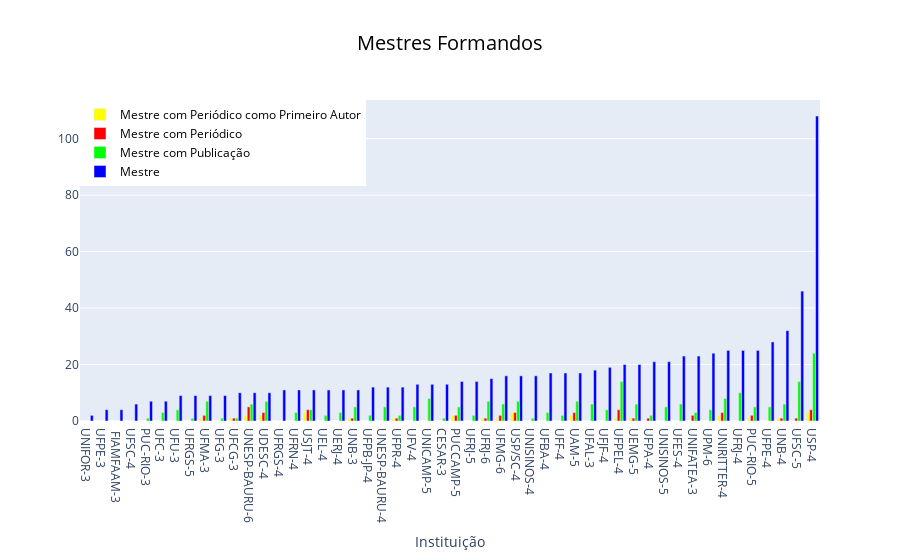

The notebook cell saved with this chart:
### Code cell
make_chart(mestres_formandos, 'Mestres Formandos')

### Figure 1 — Plotly figure (JSON) as saved in the notebook; plotly's stock layout.template omitted (floating-point values rounded to 4 significant figures)
{"data": [{"marker": {"color": "#FFFF00"}, "name": "Mestre com Periódico como Primeiro Autor", "type": "bar", "x": ["UNIFOR-3", "UFPE-3", " FIAMFAAM-3", "UFSC-4", "PUC-RIO-3", "UFC-3", "UFU-3", "UFRGS-5", "UFMA-3", "UFG-3", "UFCG-3", "UNESP-BAURU-6", "UDESC-4", "UFRGS-4", "UFRN-4", "USJT-4", "UEL-4", "UERJ-4", "UNB-3", "UFPB-JP-4", "UNESP-BAURU-4", "UFPR-4", "UFV-4", "UNICAMP-5", "CESAR-3", "PUCCAMP-5", "UFRJ-5", "UFRJ-6", "UFMG-6", "USP/SC-4", "UNISINOS-4", "UFBA-4", "UFF-4", "UAM-5", "UFAL-3", "UFJF-4", "UFPEL-4", "UEMG-5", "UFPA-4", "UNISINOS-5", "UFES-4", "UNIFATEA-3", "UPM-6", "UNIRITTER-4", "UFRJ-4", "PUC-RIO-5", "UFPE-4", "UNB-4", "UFSC-5", "USP-4"], "y": [0, 0, 0, 0, 0, 0, 0, 0, 1, 0, 1, 2, 2, 0, 0, 3, 0, 0, 1, 0, 0, 1, 0, 0, 0, 2, 0, 1, 1, 3, 0, 0, 0, 2, 0, 0, 1, 1, 0, 0, 0, 0, 0, 2, 0, 1, 0, 1, 0, 3]}, {"marker": {"color": "#FF0000"}, "name": "Mestre com Periódico", "type": "bar", "x": ["UNIFOR-3", "UFPE-3", " FIAMFAAM-3", "UFSC-4", "PUC-RIO-3", "UFC-3", "UFU-3", "UFRGS-5", "UFMA-3", "UFG-3", "UFCG-3", "UNESP-BAURU-6", "UDESC-4", "UFRGS-4", "UFRN-4", "USJT-4", "UEL-4", "UERJ-4", "UNB-3", "UFPB-JP-4", "UNESP-BAURU-4", "UFPR-4", "UFV-4", "UNICAMP-5", "CESAR-3", "PUCCAMP-5", "UFRJ-5", "UFRJ-6", "UFMG-6", "USP/SC-4", "UNISINOS-4", "UFBA-4", "UFF-4", "UAM-5", "UFAL-3", "UFJF-4", "UFPEL-4", "UEMG-5", "UFPA-4", "UNISINOS-5", "UFES-4", "UNIFATEA-3", "UPM-6", "UNIRITTER-4", "UFRJ-4", "PUC-RIO-5", "UFPE-4", "UNB-4", "UFSC-5", "USP-4"], "y": [0, 0, 0, 0, 0, 0, 0, 0, 2, 0, 1, 5, 3, 0, 0, 4, 0, 0, 1, 0, 0, 1, 0, 0, 0, 2, 0, 1, 2, 3, 0, 0, 0, 3, 0, 0, 4, 1, 1, 0, 0, 2, 0, 3, 0, 2, 0, 1, 1, 4]}, {"marker": {"color": "#00FF00"}, "name": "Mestre com Publicação", "type": "bar", "x": ["UNIFOR-3", "UFPE-3", " FIAMFAAM-3", "UFSC-4", "PUC-RIO-3", "UFC-3", "UFU-3", "UFRGS-5", "UFMA-3", "UFG-3", "UFCG-3", "UNESP-BAURU-6", "UDESC-4", "UFRGS-4", "UFRN-4", "USJT-4", "UEL-4", "UERJ-4", "UNB-3", "UFPB-JP-4", "UNESP-BAURU-4", "UFPR-4", "UFV-4", "UNICAMP-5", "CESAR-3", "PUCCAMP-5", "UFRJ-5", "UFRJ-6", "UFMG-6", "USP/SC-4", "UNISINOS-4", "UFBA-4", "UFF-4", "UAM-5", "UFAL-3", "UFJF-4", "UFPEL-4", "UEMG-5", "UFPA-4", "UNISINOS-5", "UFES-4", "UNIFATEA-3", "UPM-6", "UNIRITTER-4", "UFRJ-4", "PUC-RIO-5", "UFPE-4", "UNB-4", "UFSC-5", "USP-4"], "y": [0, 0, 0, 0, 1, 3, 4, 1, 7, 1, 1, 6, 7, 0, 3, 4, 2, 3, 5, 2, 5, 2, 5, 8, 1, 5, 2, 7, 6, 7, 1, 3, 2, 7, 6, 4, 14, 6, 2, 5, 6, 3, 4, 8, 10, 5, 5, 6, 14, 24]}, {"marker": {"color": "#0000ff"}, "name": "Mestre ", "type": "bar", "x": ["UNIFOR-3", "UFPE-3", " FIAMFAAM-3", "UFSC-4", "PUC-RIO-3", "UFC-3", "UFU-3", "UFRGS-5", "UFMA-3", "UFG-3", "UFCG-3", "UNESP-BAURU-6", "UDESC-4", "UFRGS-4", "UFRN-4", "USJT-4", "UEL-4", "UERJ-4", "UNB-3", "UFPB-JP-4", "UNESP-BAURU-4", "UFPR-4", "UFV-4", "UNICAMP-5", "CESAR-3", "PUCCAMP-5", "UFRJ-5", "UFRJ-6", "UFMG-6", "USP/SC-4", "UNISINOS-4", "UFBA-4", "UFF-4", "UAM-5", "UFAL-3", "UFJF-4", "UFPEL-4", "UEMG-5", "UFPA-4", "UNISINOS-5", "UFES-4", "UNIFATEA-3", "UPM-6", "UNIRITTER-4", "UFRJ-4", "PUC-RIO-5", "UFPE-4", "UNB-4", "UFSC-5", "USP-4"], "y": [2, 4, 4, 6, 7, 7, 9, 9, 9, 9, 10, 10, 10, 11, 11, 11, 11, 11, 11, 12, 12, 12, 13, 13, 13, 14, 14, 15, 16, 16, 16, 17, 17, 17, 18, 19, 20, 20, 21, 21, 23, 23, 24, 25, 25, 25, 28, 32, 46, 108]}], "layout": {"legend": {"font": {"color": "#000000"}, "orientation": "v", "x": 0, "y": 1}, "title": {"font": {"color": "#000000", "size": 20}, "text": "Mestres Formandos", "x": 0.5, "xanchor": "center"}, "xaxis": {"title": {"text": "Instituição"}}}}
